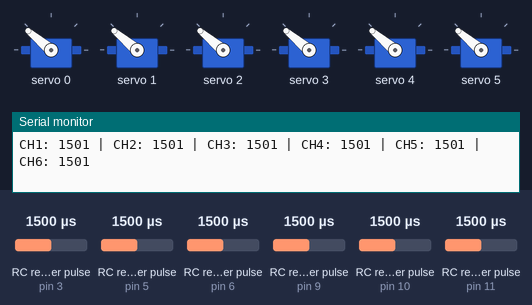
Bench run of a sketch on a simulated Arduino Uno, built with avr-gcc and run on an emulated ATmega328P. On the bench: 6 × servo, the last lines printed to the serial monitor. Wiring (inferred from the names in the program): 6 × RC receiver channel: data pin 3 / data pin 5 / data pin 6 / data pin 9 / data pin 10 / data pin 11. Inputs (shaded band) come from the test bench; at power-on: RC receiver pulse (sensors on pin 3, pin 5, pin 11, pin 6, pin 9, pin 10) 1500 µs.

Above: at 1.2 s.
1.3 s: RC receiver pulse (sensor on pin 3) set to 1020 µs
At 1.71 s:
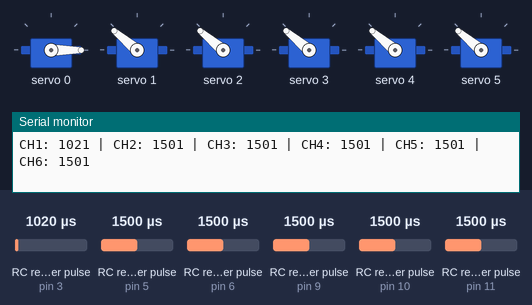
At 2.45 s:
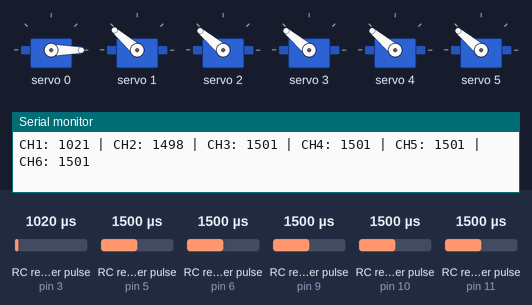
4.3 s: RC receiver pulse (sensor on pin 5) set to 1020 µs
6.8 s: RC receiver pulse (sensor on pin 11) set to 1020 µs
9.8 s: RC receiver pulse (sensor on pin 6) set to 1020 µs
11.3 s: RC receiver pulse (sensor on pin 9) set to 1020 µs
At 12.4 s:
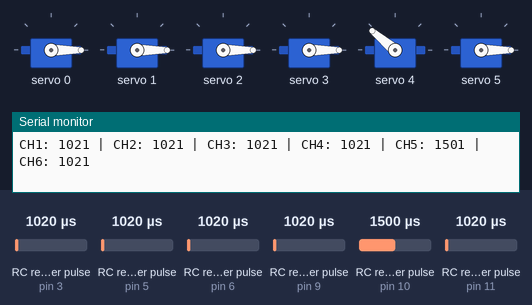
12.9 s: RC receiver pulse (sensor on pin 10) set to 1020 µs
At 14.2 s:
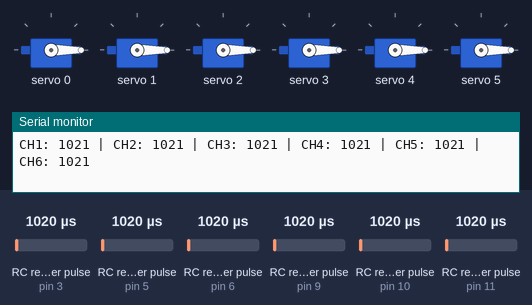
Timing chart, 0 to 15.4 s (numbered marks = the images above; inputs shaded):
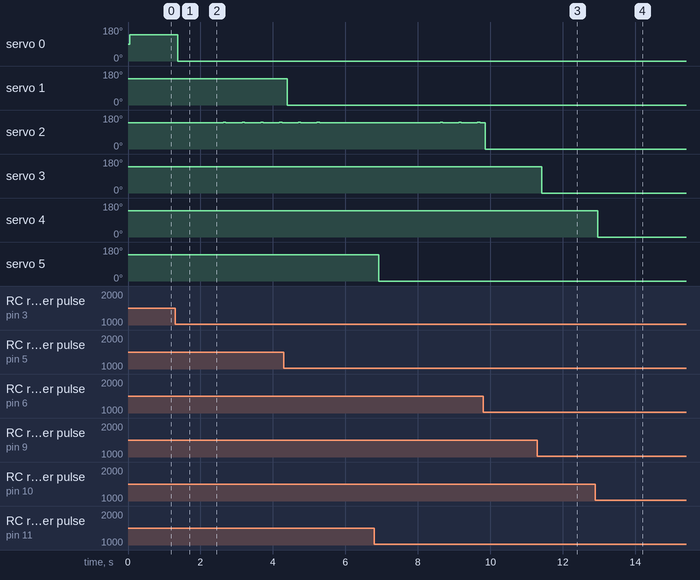

Measured:
- after the input at 1.3 s, servo 0: 140° → 0° after 0.07 s
- after the input at 11.3 s, servo 3: 140° → 0° after 0.12 s
- after the input at 12.9 s, servo 4: 140° → 0° after 0.07 s
- by itself, servo 1: alternates 140° for 0.44 s and 139° for 0.07 s
- by itself, servo 2: alternates 141° for 0.07 s and 140° for 0.44 s

The sketch:

Robotic_arm_.ino
```cpp
#include <Wire.h>
#include <Adafruit_PWMServoDriver.h>

// Create a PCA9685 object
Adafruit_PWMServoDriver pwm = Adafruit_PWMServoDriver(0x40);

// Receiver input pins
#define CH1_PIN 3
#define CH2_PIN 5
#define CH3_PIN 6
#define CH4_PIN 9
#define CH5_PIN 10
#define CH6_PIN 11

// Servo min and max pulse width (Modify based on your servos)
#define SERVO_MIN 150  // Approx. 0 degrees
#define SERVO_MAX 600  // Approx. 180 degrees

void setup() {
  Serial.begin(9600);
  Serial.println("FS-CT6B with PCA9685 Servo Driver");

  // Start PCA9685
  pwm.begin();
  pwm.setPWMFreq(50);  // Standard servo frequency (50Hz)

  // Set receiver pins as input
  pinMode(CH1_PIN, INPUT);
  pinMode(CH2_PIN, INPUT);
  pinMode(CH3_PIN, INPUT);
  pinMode(CH4_PIN, INPUT);
  pinMode(CH5_PIN, INPUT);
  pinMode(CH6_PIN, INPUT);
}

void loop() {
  Rx();
  delay(20);  // Small delay for stability
}

void Rx() {
  // Read PWM signals from FS-CT6B receiver
  int ch1 = pulseIn(CH1_PIN, HIGH);
  int ch2 = pulseIn(CH2_PIN, HIGH);
  int ch3 = pulseIn(CH3_PIN, HIGH);
  int ch4 = pulseIn(CH4_PIN, HIGH);
  int ch5 = pulseIn(CH5_PIN, HIGH);
  int ch6 = pulseIn(CH6_PIN, HIGH);

  // Debugging - Print channel values
  Serial.print("CH1: "); Serial.print(ch1);
  Serial.print(" | CH2: "); Serial.print(ch2);
  Serial.print(" | CH3: "); Serial.print(ch3);
  Serial.print(" | CH4: "); Serial.print(ch4);
  Serial.print(" | CH5: "); Serial.print(ch5);
  Serial.print(" | CH6: "); Serial.println(ch6);

  // Map FS-CT6B PWM range (1100-1800µs) to PCA9685 pulse width (150-600)
  int servo1 = map(ch1, 1100, 1800, SERVO_MIN, SERVO_MAX);
  int servo2 = map(ch2, 1100, 1800, SERVO_MIN, SERVO_MAX);
  int servo3 = map(ch3, 1100, 1800, SERVO_MIN, SERVO_MAX);
  int servo4 = map(ch4, 1100, 1800, SERVO_MIN, SERVO_MAX);
  int servo5 = map(ch5, 1100, 1800, SERVO_MIN, SERVO_MAX);
  int servo6 = map(ch6, 1100, 1800, SERVO_MIN, SERVO_MAX);

  // Move servos using PCA9685
  pwm.setPWM(0, 0, servo1);
  pwm.setPWM(1, 0, servo2);
  pwm.setPWM(2, 0, servo3);
  pwm.setPWM(3, 0, servo4);
  pwm.setPWM(4, 0, servo5);
  pwm.setPWM(5, 0, servo6);
}
```
